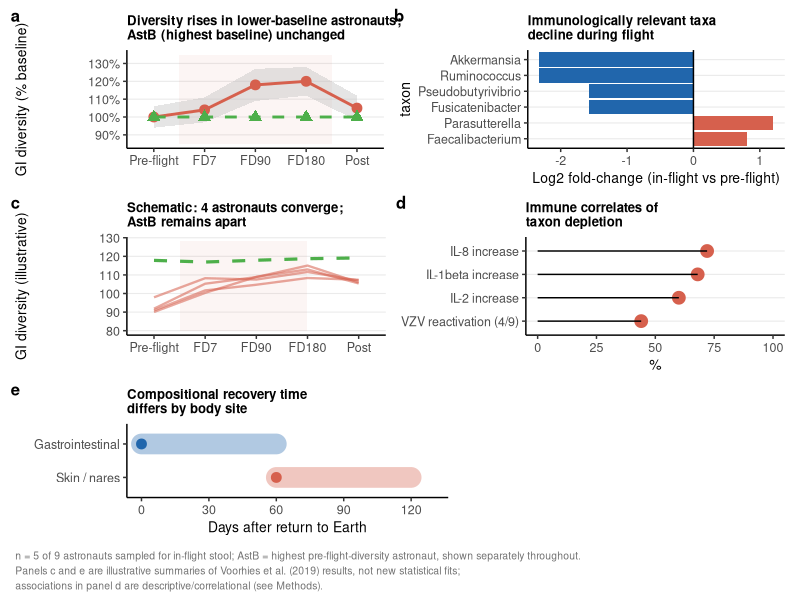

Write R code to recreate this figure.
# =============================================================================
# NaturePaper_Fig3_Spaceflight.R  [REVISED v2 for ISME Communications resubmission]
#
# Figure 3 | Compositional dynamics of the astronaut gut microbiome during
#            spaceflight (reanalysis of Voorhies et al. 2019, Sci Rep)
#
# v2 CHANGES (post local test render):
# - On-panel titles/subtitles/captions shortened substantially. Full
#   explanatory detail now lives ONLY in the manuscript figure legend
#   (Methods/Results text), not duplicated on-figure -- this was causing
#   text to be clipped/truncated at panel edges.
# - Panel tags (a-e) switched to patchwork's automatic tagging
#   (plot_annotation(tag_levels = "a")) instead of manual ggplot `tag =`
#   labels, which were positioning inconsistently across panels.
# - Panel E: Skin and Nares previously plotted as two rows with identical
#   overlapping labels ("still shifted... >=60 days" printed twice, one on
#   top of the other). Combined into a single "Skin / nares" row.
# - Panel A: fewer inline annotations; AstB label moved to a compact legend
#   instead of free text next to the line.
# =============================================================================

library(tidyverse)
library(patchwork)

fig_dir <- "C:/Users/oofordile/Desktop/IHAT_Paper2_Figures/"
dir.create(fig_dir, showWarnings = FALSE)

theme_nature <- theme_classic(base_size = 11) +
  theme(
    axis.title         = element_text(size = 10),
    axis.text          = element_text(size = 9),
    plot.title         = element_text(size = 9.5, face = "bold"),
    plot.subtitle      = element_text(size = 7.5, colour = "grey40"),
    legend.position    = "none",
    panel.grid.major.y = element_line(colour = "grey92", linewidth = 0.4)
  )

col_western <- "#D6604D"
col_astb    <- "#4DAF4A"
col_gi      <- "#2166AC"
col_skin    <- "#D6604D"

# ============================================================================
# PANEL A
# ============================================================================
div_group <- tibble(
  x = 1:5,
  phase_lbl = c("Pre-flight", "FD7", "FD90", "FD180", "Post"),
  diversity = c(100, 104, 118, 120, 105),
  se        = c(6, 7, 9, 8, 7)
)
div_astb <- tibble(x = 1:5, diversity = rep(100, 5))

figA <- ggplot(div_group, aes(x = x, y = diversity)) +
  annotate("rect", xmin = 1.5, xmax = 4.5, ymin = 85, ymax = 135,
           fill = col_western, alpha = 0.06) +
  geom_ribbon(aes(ymin = diversity - se, ymax = diversity + se),
              fill = "grey75", alpha = 0.4) +
  geom_line(colour = col_western, linewidth = 1) +
  geom_point(colour = col_western, size = 3) +
  geom_line(data = div_astb, aes(x, diversity),
            colour = col_astb, linetype = "dashed", linewidth = 1) +
  geom_point(data = div_astb, aes(x, diversity),
             colour = col_astb, shape = 17, size = 3) +
  scale_x_continuous(breaks = 1:5, labels = div_group$phase_lbl, limits = c(0.7, 5.3)) +
  scale_y_continuous(limits = c(85, 135), breaks = c(90,100,110,120,130),
                     labels = paste0(c(90,100,110,120,130), "%")) +
  labs(
    x = NULL, y = "GI diversity (% baseline)",
    title = "Diversity rises in lower-baseline astronauts;\nAstB (highest baseline) unchanged"
  ) +
  theme_nature

# ============================================================================
# PANEL B
# ============================================================================
taxa_shifts <- tribble(
  ~taxon, ~log2fc,
  "Akkermansia", -2.32,
  "Ruminococcus", -2.32,
  "Pseudobutyrivibrio", -1.58,
  "Fusicatenibacter", -1.58,
  "Parasutterella", +1.20,
  "Faecalibacterium", +0.80
) %>%
  mutate(taxon = factor(taxon, levels = rev(taxon)),
         col = ifelse(log2fc < 0, col_gi, col_western))

figB <- ggplot(taxa_shifts, aes(log2fc, taxon, fill = col)) +
  geom_col() +
  geom_vline(xintercept = 0) +
  scale_fill_identity() +
  labs(
    x = "Log2 fold-change (in-flight vs pre-flight)",
    title = "Immunologically relevant taxa\ndecline during flight"
  ) +
  theme_nature

# ============================================================================
# PANEL C
# ============================================================================
set.seed(42)
astro_ids <- paste0("Ast", c("A", "C", "D", "E"))
t_pts <- 1:5

conv_df <- expand_grid(id = astro_ids, x = t_pts) %>%
  left_join(tibble(id = astro_ids, base = c(88, 92, 96, 90)), by = "id") %>%
  mutate(
    target = 112,
    frac = c(0, 0.55, 0.85, 1, 0.7)[x],
    diversity = base + (target - base) * frac + rnorm(n(), 0, 1.5)
  )
astb_df <- tibble(id = "AstB", x = t_pts, diversity = 118 + rnorm(5, 0, 0.6))

figC <- ggplot(conv_df, aes(x, diversity, group = id)) +
  annotate("rect", xmin = 1.5, xmax = 4, ymin = 80, ymax = 128,
           fill = col_western, alpha = 0.06) +
  geom_line(colour = col_western, alpha = 0.55, linewidth = 0.8) +
  geom_line(data = astb_df, aes(x, diversity, group = id),
            colour = col_astb, linewidth = 1.1, linetype = "dashed") +
  scale_x_continuous(breaks = t_pts,
                     labels = c("Pre-flight", "FD7", "FD90", "FD180", "Post"),
                     limits = c(0.7, 5.3)) +
  labs(
    x = NULL, y = "GI diversity (illustrative)",
    title = "Schematic: 4 astronauts converge;\nAstB remains apart"
  ) +
  theme_nature

# ============================================================================
# PANEL D
# ============================================================================
immune_df <- tribble(
  ~label, ~value,
  "VZV reactivation (4/9)", 44,
  "IL-8 increase", 72,
  "IL-1beta increase", 68,
  "IL-2 increase", 60
)

figD <- ggplot(immune_df, aes(value, reorder(label, value))) +
  geom_point(size = 4, colour = col_western) +
  geom_segment(aes(x = 0, xend = value, yend = label)) +
  scale_x_continuous(limits = c(0,100)) +
  labs(x = "%", y = NULL, title = "Immune correlates of\ntaxon depletion") +
  theme_nature

# ============================================================================
# PANEL E -- Skin and nares combined into one row to remove duplicate labels
# ============================================================================
recovery_df <- tribble(
  ~site,              ~recover_low, ~recover_high, ~colour,
  "Gastrointestinal",  0,  60,  col_gi,
  "Skin / nares",      60, 120, col_skin
) %>%
  mutate(site = factor(site, levels = c("Skin / nares", "Gastrointestinal")))

figE <- ggplot(recovery_df, aes(y = site, colour = colour)) +
  geom_segment(aes(x = recover_low, xend = recover_high, yend = site),
               linewidth = 7, lineend = "round", alpha = 0.35) +
  geom_point(aes(x = recover_low), size = 3) +
  scale_colour_identity() +
  scale_x_continuous(limits = c(0, 130), breaks = c(0, 30, 60, 90, 120)) +
  labs(
    x = "Days after return to Earth", y = NULL,
    title = "Compositional recovery time\ndiffers by body site"
  ) +
  theme_nature +
  theme(panel.grid.major.y = element_blank())

# ============================================================================
# COMBINE -- patchwork auto-tagging, single figure-level caption
# ============================================================================
fig3 <- ((figA | figB) / (figC | figD) / (figE | plot_spacer())) +
  plot_layout(heights = c(1, 1, 0.75)) +
  plot_annotation(
    tag_levels = "a",
    caption = paste(
      "n = 5 of 9 astronauts sampled for in-flight stool; AstB = highest pre-flight-diversity astronaut, shown separately throughout.",
      "Panels c and e are illustrative summaries of Voorhies et al. (2019) results, not new statistical fits;",
      "associations in panel d are descriptive/correlational (see Methods).",
      sep = "\n"
    )
  ) &
  theme(
    plot.tag = element_text(size = 12, face = "bold"),
    plot.tag.position = c(0, 1),
    plot.caption = element_text(size = 7.5, colour = "grey45", hjust = 0, lineheight = 1.2)
  )

ggsave(file.path(fig_dir, "Fig3_REVISED_v2.pdf"), fig3, width = 9, height = 10)
cat("Fig 3 v2 saved: shortened on-panel text, deduped panel e, patchwork auto-tags.\n")
